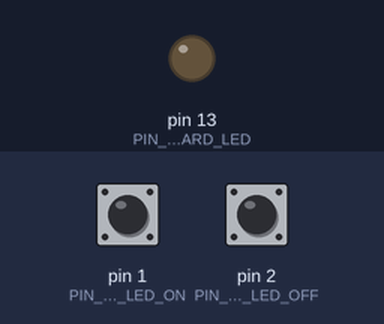
Recording of a sketch running on a simulated Arduino Uno, built with avr-gcc and run on an emulated ATmega328P. Shown: output pins drawn as LEDs (lit = HIGH). The inputs (shaded band) are chosen by the test bench; at power-on: pin 1 (PIN_BTN_LED_ON) HIGH, pin 2 (PIN_BTN_LED_OFF) HIGH.

Above: at 1.2 s.
1.3 s: pin 1 (PIN_BTN_LED_ON) pulled LOW for 0.15 s
At 1.9 s:
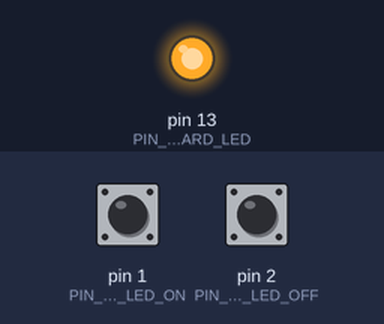
2.9 s: pin 2 (PIN_BTN_LED_OFF) pulled LOW for 0.15 s
At 4.1 s:
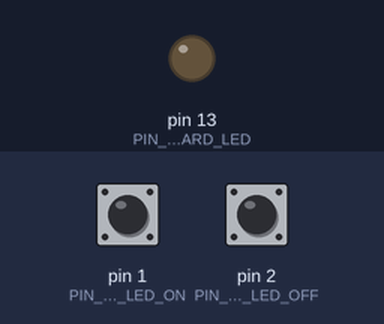
4.5 s: pin 1 (PIN_BTN_LED_ON) pulled LOW for 1 s
At 5.5 s:
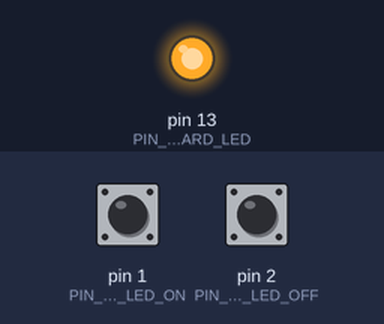
Timing chart, 0 to 7.5 s (numbered marks = the images above; inputs shaded):
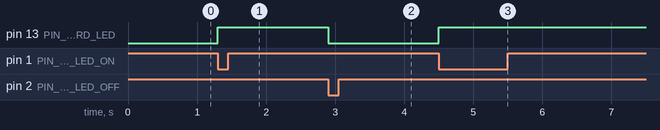

Measured:
- after the input at 1.3 s, pin 13 (PIN_ONBOARD_LED): LOW → HIGH at once
- after the input at 2.9 s, pin 13 (PIN_ONBOARD_LED): HIGH → LOW at once
- after the input at 4.5 s, pin 13 (PIN_ONBOARD_LED): LOW → HIGH at once

The sketch:

buttons_with_lib.ino
```cpp
/*  Project simulation
    TinkerCad button test code

    Mjukvaruutveckare Inbyggda System
    Johan Kampe
    2017-12-06

    Testing switch buttons with Button library
    One button turns onboard led on, other off
 */

#define PIN_BTN_LED_ON 1
#define PIN_BTN_LED_OFF 2
#define PIN_ONBOARD_LED 13

#include <Button.h>

/* Button object */
Button btn_led_on(PIN_BTN_LED_ON);
Button btn_led_off(PIN_BTN_LED_OFF);

void setup(void)
{
    btn_led_on.begin();
    btn_led_off.begin();
    pinMode(PIN_ONBOARD_LED, OUTPUT);
}

void loop(void)
{
    static bool led_state = false;
    static bool led_state_last = false;

    if(btn_led_on.pressed())
    {
        led_state = true;
    }

    if(btn_led_off.pressed())
    {
        led_state = false;
    }

    if(led_state != led_state_last)
    {
        digitalWrite(PIN_ONBOARD_LED, led_state);
        led_state_last = led_state;
    }

    delay(1);
}
```
